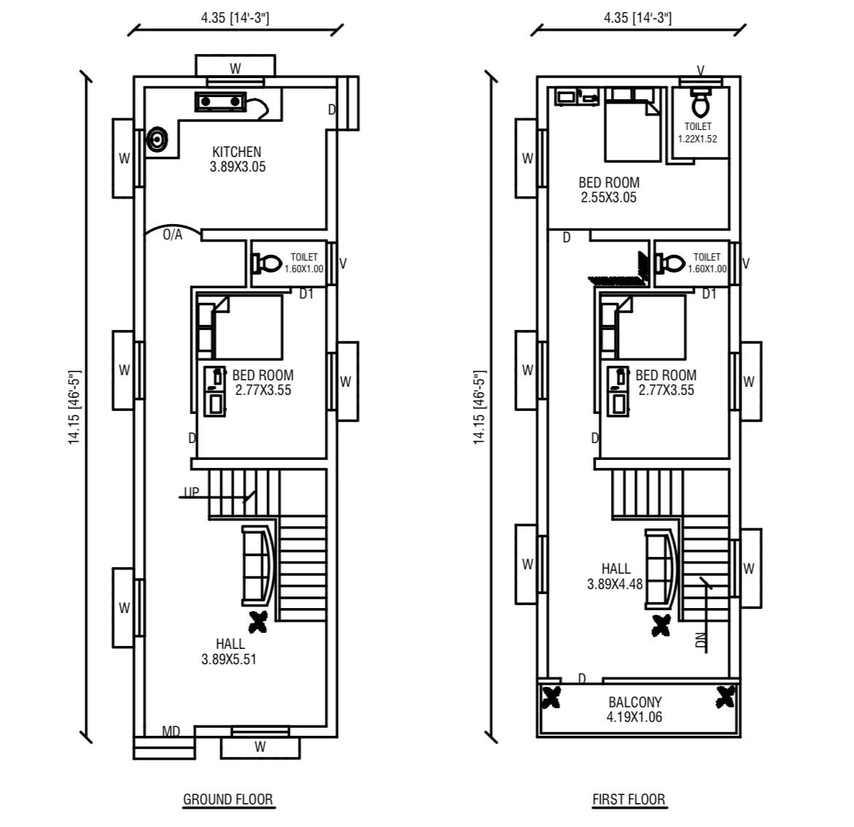
#> input picture uploads/test_plan.png, 854 x 827 px, shrunk from 1170 x 1133 before the run, found by its file name
$ python process_plan.py
#> lines starting #> are read from the running program, lines starting #| are printed output that depends on the picture; after the words box and inside, x2 and y2 are one past the last pixel; in counts of white or black regions, pixels touching at a corner belong together
import cv2
import numpy as np
import json
import os

def process_floor_plan(image_path):
    # Read and preprocess
    img = cv2.imread(image_path, cv2.IMREAD_GRAYSCALE)
#> img is the input picture: shape (827, 854); min 0, max 255, mean 233.2
    if img is None:
        raise ValueError("Failed to load image")

    # Threshold to binary (black lines on white)
    _, binary = cv2.threshold(img, 127, 255, cv2.THRESH_BINARY_INV)
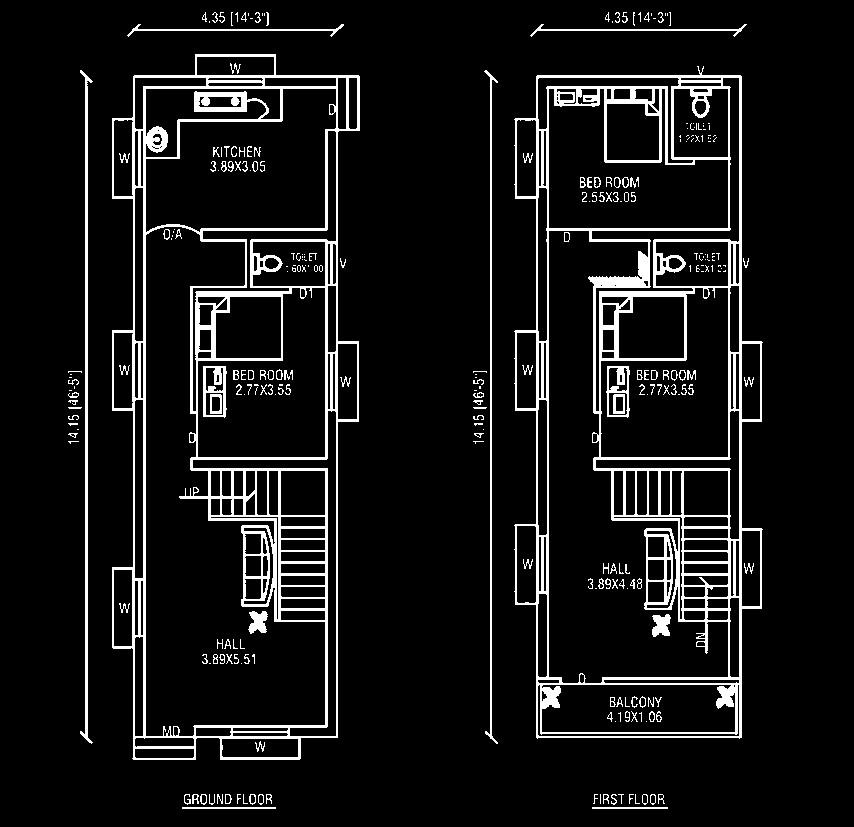
#> binary: shape (827, 854); 8.5% white; 289 white regions (139 under 20 px), largest, box (x1, y1, x2, y2) and area: (514, 66, 763, 739) 24818, (112, 54, 360, 760) 23540, (80, 70, 93, 744) 2061

    # Morphology to clean lines
    kernel = np.ones((5,5), np.uint8)
    binary = cv2.dilate(binary, kernel, iterations=1)
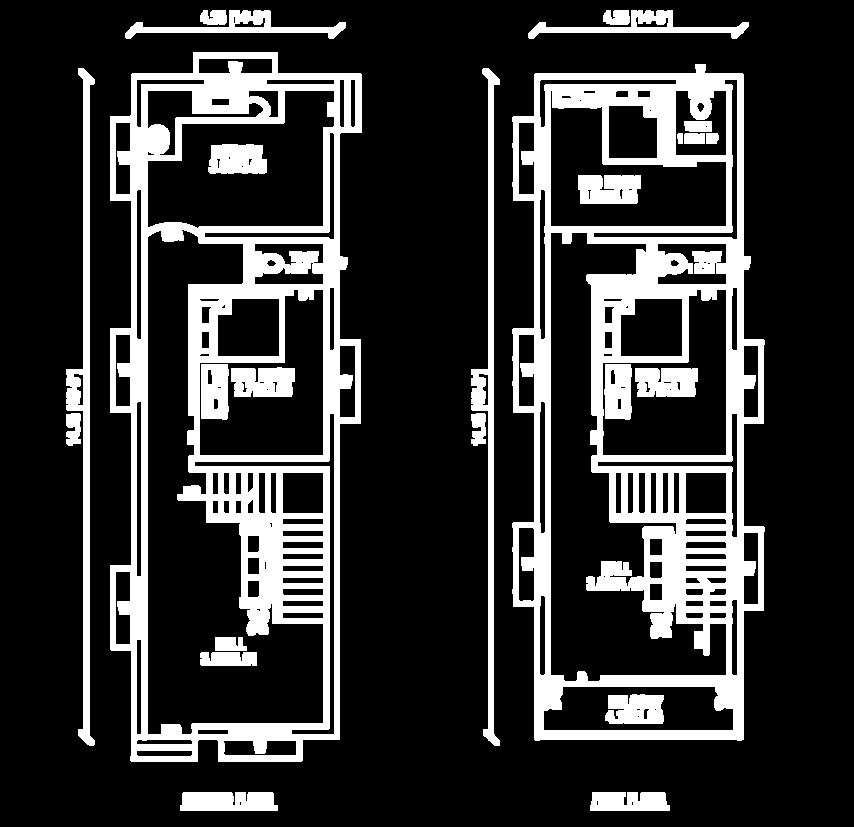
#> binary: shape (827, 854); 20.7% white; 25 white regions, largest, box (x1, y1, x2, y2) and area: (512, 64, 765, 741) 58617, (110, 52, 362, 762) 55999, (66, 68, 95, 746) 5464
    binary = cv2.erode(binary, kernel, iterations=1)
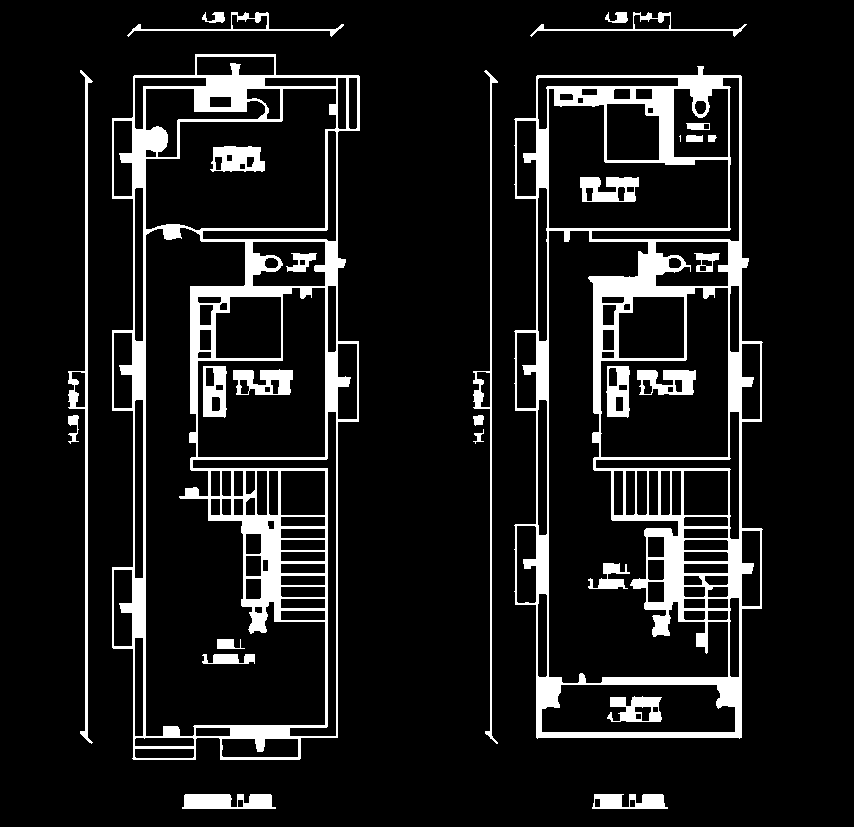
#> binary: shape (827, 854); 11% white; 29 white regions (1 under 20 px), largest, box (x1, y1, x2, y2) and area: (514, 66, 763, 739) 31837, (112, 54, 360, 760) 29147, (68, 70, 93, 744) 2348

    # Detect lines with Hough
    lines = cv2.HoughLinesP(binary, 1, np.pi/180, 50, minLineLength=50, maxLineGap=10)
#> lines = 363 rows, first 6: [491, 738, 491, 75], [87, 740, 87, 76], [145, 759, 145, 75], [739, 738, 739, 75], [548, 706, 548, 75], [144, 759, 144, 75]

    # Scale (adjust based on your image's real size, e.g., 10m x 5m for small plan)
    height, width = img.shape
#> height = 827; width = 854
    scale_x = 10.0 / width
#> scale_x = 0.0117
    scale_y = 5.0 / height
#> scale_y = 0.00605

    walls = []
    if lines is not None:
        for line in lines:
            x1, y1, x2, y2 = line[0]
            # Scale to meters
            x1_m = x1 * scale_x
            y1_m = y1 * scale_y
            x2_m = x2 * scale_x
            y2_m = y2 * scale_y
            # Add as wall segment
            walls.append({
                "start": [x1_m, 0, y1_m],
                "end": [x2_m, 0, y2_m],
                "height": 2.7,  # Extrude height
                "color": "#D4A59A"  # Default wall color
            })
#> this loop made 363 passes
#> (x1, y1, x2, y2, x1_m, y1_m, x2_m, y2_m) on passes 1 to 3: (491, 738, 491, 75, 5.75, 4.46, 5.75, 0.453), (87, 740, 87, 76, 1.02, 4.47, 1.02, 0.459), (145, 759, 145, 75, 1.7, 4.59, 1.7, 0.453)
#> after the loop, walls = 363 items

    # Simple decors (add manually for now, based on assumed rooms)
    decors = [
        {"type": "bed", "position": [2.0, 0.5, 2.0], "size": [1.5, 0.5, 2.0], "color": "#8A9A5B"},
        {"type": "table", "position": [4.0, 0.5, 3.0], "size": [1.0, 0.5, 1.0], "color": "#A9CBA4"}
    ]

    layout_data = {"walls": walls, "decors": decors, "floors": ["ground"]}
    return json.dumps(layout_data)

# Test
if __name__ == "__main__":
    test_image = "D:\\construction_client\\static\\uploads\\test_plan.png"  # Update to static
    if os.path.exists(test_image):
        result = process_floor_plan(test_image)
        print(result)
#> (printed output is left out)
    else:
        print(f"Image not found at {test_image}.")
